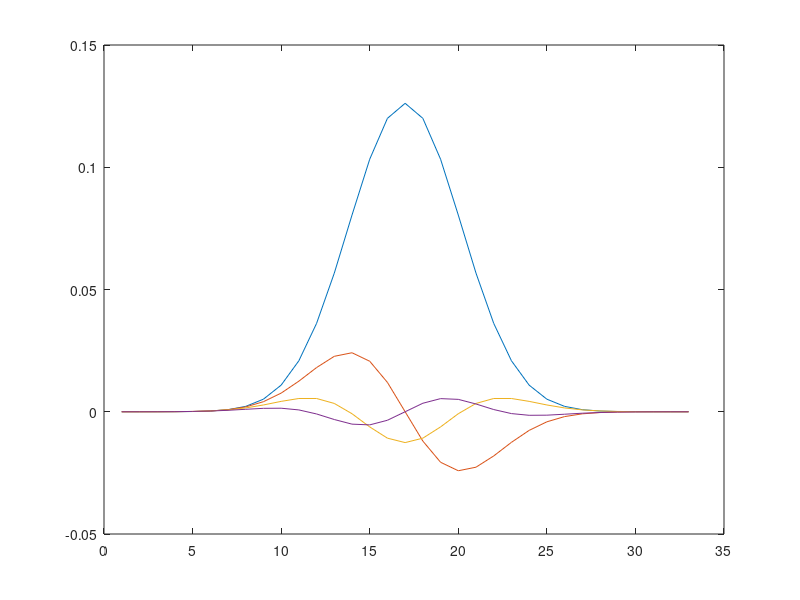

This figure's MATLAB source: (Note: this script raises an error after producing the figure.)
%% Scale space exercise.
% Anders Dahl, abda@dtu.dk

% Data - change path to where you store the data
data_path = '../../../../Data/week2/';

% Computing Gaussian and its second order derivative

% Script for Gaussian to third order
t = 10;
s = sqrt(t);
x = -ceil(s*5):ceil(s*5);
g = exp(-x.^2/(2*s^2));
g = g/sum(g);
dg = -x/(s^2).*g;
ddg = -g/(s^2) - x/(s^2).*dg;
dddg = -dg/(s^2) - dg/(s^2) - x/(s^2).*ddg;

% Visualziation
figure
plot(g)
hold on
plot(dg)
plot(ddg)
plot(dddg)

%% Put the computation into a function

t = 325;
[g, dg, ddg, dddg] = getGaussDerivative(t);

figure
plot(g)
hold on
plot(dg)
plot(ddg)
plot(dddg)

im = double(imread([data_path 'test_blob_uniform.png']));

Lg = imfilter(imfilter(im, g, 'replicate'), g', 'replicate');

figure
imagesc(Lg)
axis image, colormap gray

%% %%%%%%%%%%%%%%%%%%%%%%%%%%%%%%%%%%%%%%%%%%%%%%%%%%%%%%%%%%%%%%%%%%%%%%%%%
% Detecting blobs on one scale

im = double(imread([data_path 'test_blob_uniform.png']));

Lxx = imfilter(imfilter(im, ddg, 'replicate'), g', 'replicate');
Lyy = imfilter(imfilter(im, ddg', 'replicate'), g, 'replicate');

L_blob = t*(Lxx + Lyy);

% show blob response
figure
imagesc(L_blob), axis image, colormap gray
%% Detect the blobs and draw a circle around each blob

% find regional maximum in laplacian
magnitudeThres = 50;

imregmax = imregionalmax(L_blob);
[rP, cP] = find(imregmax == 1 & L_blob > magnitudeThres);

imregmin = imregionalmin(L_blob);
[rN, cN] = find(imregmin == 1 & L_blob < -magnitudeThres);

% Show circles - draw lines at 202 sampling points
theta = [0:pi/100:2*pi, 0];
circ = [cos(theta); sin(theta)]';
nCirc = size(circ,1);

nPos = size(rP,1);
nNeg = size(rN,1);

figure
imagesc(im)
axis image
colormap gray
hold on
plot(cP, rP, '.r')
plot(sqrt(2*t)*circ(:,1)*ones(1,nPos) + ones(nCirc,1)*(cP'), sqrt(2*t)*circ(:,2)*ones(1,nPos) + ones(nCirc,1)*(rP'), 'r-', 'LineWidth', 2)
plot(cN, rN, '.b')
plot(sqrt(2*t)*circ(:,1)*ones(1,nNeg) + ones(nCirc,1)*(cN'), sqrt(2*t)*circ(:,2)*ones(1,nNeg) + ones(nCirc,1)*(rN'), 'b-', 'LineWidth', 2)


%% %%%%%%%%%%%%%%%%%%%%%%%%%%%%%%%%%%%%%%%%%%%%%%%%%%%%%%%%%%%%%%%%%%%%%%%%%
% Detecting blobs on multiple scales

im = double(imread([data_path 'test_blob_varying.png']));

t = 15;
[g, dg, ddg, dddg] = getGaussDerivative(t);

[r,c] = size(im);
n = 100;
L_blob_vol = zeros(r,c,n);
tStep = zeros(1,n);

Lg = im;
for i = 1:n
    tStep(i) = t*i;
    L_blob_vol(:,:,i) = t*i*(imfilter(imfilter(Lg, ddg, 'replicate'), g', 'replicate') + ...
        imfilter(imfilter(Lg, ddg', 'replicate'), g, 'replicate'));
    Lg = imfilter(imfilter(Lg, g, 'replicate'), g', 'replicate');
end

%% find maxima in scale-space
% Compute regional maxima and minima
thres = 40;
ct_vol_pos = imregionalmax(L_blob_vol);
ct_vol_neg = imregionalmin(L_blob_vol);

% function to get coordinates and scales
[coordPos, scalePos] = getCoordScaleStep(ct_vol_pos, L_blob_vol, thres, tStep');
[coordNeg, scaleNeg] = getCoordScaleStep(ct_vol_neg, -L_blob_vol, thres, tStep');

% circles for plotting
circCoordsPos = getCircles(coordPos, scalePos);
circCoordsNeg = getCircles(coordNeg, scaleNeg);

% plot results
figure
imagesc(im), axis image, colormap gray
hold on
plot(coordPos(:,2), coordPos(:,1), '.r')
plot(circCoordsPos(:,:,2), circCoordsPos(:,:,1), 'r-', 'LineWidth', 2);
plot(coordNeg(:,2), coordNeg(:,1), '.b')
plot(circCoordsNeg(:,:,2), circCoordsNeg(:,:,1), 'b-', 'LineWidth', 2);

%% %%%%%%%%%%%%%%%%%%%%%%%%%%%%%%%%%%%%%%%%%%%%%%%%%%%%%%%%%%%%%%%%%%%%%%%%%
% Detecting blobs in real data

% diameter interval and steps
d = 10:.4:24;
tStep = sqrt(0.5)*((d/2).^2); % convert to scale

% read image and take out a small part
im = double(imread([data_path 'SEM.png']));
im = im(201:500,201:500);

figure
imagesc(im), axis image, colormap gray
%% Compute scale space

[r,c] = size(im);
n = size(d,2);
L_blob_vol = zeros(r,c,n);

for i = 1:n
    [g,~,ddg] = getGaussDerivative(tStep(i));
    L_blob_vol(:,:,i) = tStep(i)*(imfilter(imfilter(im, ddg, 'replicate'), g', 'replicate') + ...
        imfilter(imfilter(im, ddg', 'replicate'), g, 'replicate'));
end

%% Find maxima in scale space

% find local minima (no maxima since this is bright blobs)
ct_vol_neg = imregionalmin(L_blob_vol);

% threshold the undesired blobs
thres = 30;
[coordNeg, scaleNeg] = getCoordScaleStep(ct_vol_neg, -L_blob_vol, thres, tStep');

% get the circles to plot
circCoordsNeg = getCircles(coordNeg, scaleNeg);

% show the result
figure
imagesc(im), colormap gray, axis image
hold on
plot(coordNeg(:,2), coordNeg(:,1), '.r')
plot(circCoordsNeg(:,:,2), circCoordsNeg(:,:,1), 'r-', 'LineWidth', 1.2);

%% %%%%%%%%%%%%%%%%%%%%%%%%%%%%%%%%%%%%%%%%%%%%%%%%%%%%%%%%%%%%%%%%%%%%%%%%%
% Localize blobs

% Example low resolution lab X-ray CT
im = double(imread([data_path 'CT_lab_low_res.png']))/255;

figure
imagesc(im)
colormap gray, axis image

%% Set parameters

% Radius limit
diameterLimit = [3,6];
stepSize = 0.05;

% Parameter for Gaussian to detect center point
tCenter = 2;

% Parameter for finding maxima over Laplacian in scale-space
thresMagnitude = 5;

% Detect fibres
[coord, scale] = detectFibres(im, diameterLimit, stepSize, tCenter, thresMagnitude);

% Plot detected fibres
circCoords = getCircles(coord, scale);

% Show the resulting fibre detection
figure
imagesc(im), colormap gray, axis image
hold on
plot(coord(:,2), coord(:,1), '.r')
plot(circCoords(:,:,2), circCoords(:,:,1), 'r-');



%% Example medium resolution lab X-ray CT
im = double(imread([data_path 'CT_lab_med_res.png']))/255;

figure
imagesc(im)
colormap gray, axis image

%% Set parameters

% Radius limit
diameterLimit = [7,15];
stepSize = 0.15;

% Parameter for Gaussian to detect center point
tCenter = 4;

% Parameter for finding maxima over Laplacian in scale-space
thresMagnitude = 8;

% Detect fibres
[coord, scale] = detectFibres(im, diameterLimit, stepSize, tCenter, thresMagnitude);

% Plot detected fibres
circCoords = getCircles(coord, scale);

% Show the resulting fibre detection
figure
imagesc(im), colormap gray, axis image
hold on
plot(coord(:,2), coord(:,1), '.r')
plot(circCoords(:,:,2), circCoords(:,:,1), 'r-');


%% Example high resolution lab X-ray CT
im = double(imread([data_path 'CT_lab_high_res.png']))/255;

figure
imagesc(im)
colormap gray, axis image

%% Set parameters

% Radius limit
diameterLimit = [10,25];
stepSize = 0.3;

% Parameter for Gaussian to detect center point
tCenter = 20;

% Parameter for finding maxima over Laplacian in scale-space
thresMagnitude = 8;

% Detect fibres
[coord, scale] = detectFibres(im, diameterLimit, stepSize, tCenter, thresMagnitude);

% Plot detected fibres
circCoords = getCircles(coord, scale);

% Show the resulting fibre detection
figure
imagesc(im), colormap gray, axis image
hold on
plot(coord(:,2), coord(:,1), '.r')
plot(circCoords(:,:,2), circCoords(:,:,1), 'r-');


%% SEM image example

% Fibre experiment

% Image to analyse
im = double(imread([data_path 'SEM.png']));
im = im(1:650,:);

figure
imagesc(im)
colormap gray, axis image

%% Set parameters

% Radius limit
diameterLimit = [12,24];
stepSize = 0.3;

% Parameter for Gaussian to detect center point
tCenter = 8;

% Parameter for finding maxima over Laplacian in scale-space
thresMagnitude = 8;

% Detect fibres
[coord, scale] = detectFibres(im, diameterLimit, stepSize, tCenter, thresMagnitude);

% Plot detected fibres
circCoords = getCircles(coord, scale);

% Show the resulting fibre detection
figure
imagesc(im), colormap gray, axis image
hold on
plot(coord(:,2), coord(:,1), '.r')
plot(circCoords(:,:,2), circCoords(:,:,1), 'r-');


%% Synchrotron image example

% Fibre experiment

% Image to analyse
im = double(imread([data_path 'CT_synchrotron.png']));
im = im(701:1200,701:1200);

figure
imagesc(im)
colormap gray, axis image

%% Set parameters

% Radius limit
diameterLimit = [7,20];
stepSize = 0.1;

% Parameter for Gaussian to detect center point
tCenter = 12;

% Parameter for finding maxima over Laplacian in scale-space
thresMagnitude = 4;

% Detect fibres
[coord, scale] = detectFibres(im, diameterLimit, stepSize, tCenter, thresMagnitude);

% Plot detected fibres
circCoords = getCircles(coord, scale);

% Show the resulting fibre detection
figure
imagesc(im), colormap gray, axis image
hold on
plot(coord(:,2), coord(:,1), '.r')
plot(circCoords(:,:,2), circCoords(:,:,1), 'r-');

%% Optical image example

% Fibre experiment

% Image to analyse
im = double(imread([data_path 'Optical.png']));

figure
imagesc(im)
colormap gray, axis image

%% Set parameters

% Radius limit
diameterLimit = [10,15];
stepSize = 0.33;

% Parameter for Gaussian to detect center point
tCenter = 8;

% Parameter for finding maxima over Laplacian in scale-space
thresMagnitude = 10;

% Detect fibres
[coord, scale] = detectFibres(im, diameterLimit, stepSize, tCenter, thresMagnitude);

% Plot detected fibres
circCoords = getCircles(coord, scale);

% Show the resulting fibre detection
figure
imagesc(im), colormap gray, axis image
hold on
plot(coord(:,2), coord(:,1), '.r')
plot(circCoords(:,:,2), circCoords(:,:,1), 'r-');
























